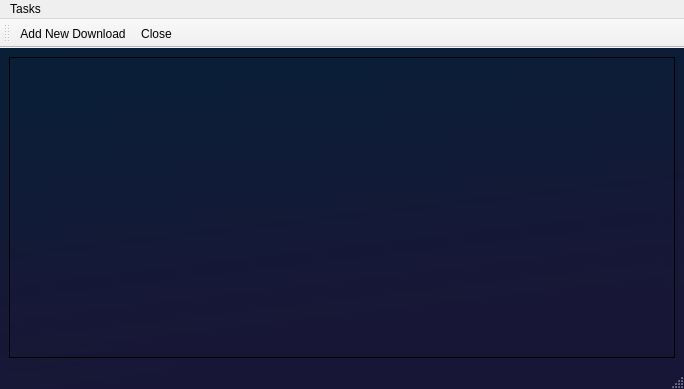
<?xml version="1.0" encoding="UTF-8"?>
<ui version="4.0">
 <class>QDMan</class>
 <widget class="QMainWindow" name="QDMan">
  <property name="geometry">
   <rect>
    <x>0</x>
    <y>0</y>
    <width>684</width>
    <height>389</height>
   </rect>
  </property>
  <property name="windowTitle">
   <string>Quantum Download Manager</string>
  </property>
  <property name="styleSheet">
   <string notr="true">QMainWindow {
background: qlineargradient(spread:pad, x1:0, y1:0, x2:0.27, y2:1, stop:0 rgba(9, 31, 55, 255), stop:1 rgba(24, 22, 54, 255))
}</string>
  </property>
  <property name="unifiedTitleAndToolBarOnMac">
   <bool>false</bool>
  </property>
  <widget class="QWidget" name="centralwidget">
   <property name="styleSheet">
    <string notr="true">QWidget {
background: qlineargradient(spread:pad, x1:0, y1:0, x2:0.27, y2:1, stop:0 rgba(9, 31, 55, 255), stop:1 rgba(24, 22, 54, 255))
}</string>
   </property>
   <layout class="QGridLayout" name="gridLayout">
    <item row="0" column="0">
     <widget class="QScrollArea" name="scrollArea">
      <property name="widgetResizable">
       <bool>true</bool>
      </property>
      <widget class="QWidget" name="scrollAreaWidgetContents">
       <property name="geometry">
        <rect>
         <x>0</x>
         <y>0</y>
         <width>664</width>
         <height>287</height>
        </rect>
       </property>
       <layout class="QGridLayout" name="gridLayout_2">
        <item row="0" column="0">
         <widget class="QWidget" name="downloadsContainer" native="true">
          <layout class="QGridLayout" name="gridLayout_3">
           <item row="0" column="0">
            <layout class="QVBoxLayout" name="downloadsLayout"/>
           </item>
          </layout>
         </widget>
        </item>
       </layout>
      </widget>
     </widget>
    </item>
   </layout>
  </widget>
  <widget class="QMenuBar" name="menubar">
   <property name="geometry">
    <rect>
     <x>0</x>
     <y>0</y>
     <width>684</width>
     <height>21</height>
    </rect>
   </property>
   <widget class="QMenu" name="menuTasks">
    <property name="title">
     <string>Tasks</string>
    </property>
    <addaction name="actionAdd_New_Download"/>
    <addaction name="actionClose"/>
   </widget>
   <addaction name="menuTasks"/>
  </widget>
  <widget class="QStatusBar" name="statusbar"/>
  <widget class="QToolBar" name="toolBar">
   <property name="windowTitle">
    <string>toolBar</string>
   </property>
   <attribute name="toolBarArea">
    <enum>TopToolBarArea</enum>
   </attribute>
   <attribute name="toolBarBreak">
    <bool>false</bool>
   </attribute>
   <addaction name="actionAdd_New_Download"/>
   <addaction name="actionClose"/>
  </widget>
  <action name="actionAdd_New_Download">
   <property name="icon">
    <iconset theme="emblem-downloads">
     <normaloff>:/icons/new.png</normaloff>:/icons/new.png</iconset>
   </property>
   <property name="text">
    <string>Add New Download</string>
   </property>
   <property name="shortcut">
    <string>Ctrl+N</string>
   </property>
  </action>
  <action name="actionClose">
   <property name="icon">
    <iconset theme="QIcon::ThemeIcon::ApplicationExit">
     <normaloff>:/icons/stop.png</normaloff>:/icons/stop.png</iconset>
   </property>
   <property name="text">
    <string>Close</string>
   </property>
  </action>
 </widget>
 <resources/>
 <connections/>
</ui>
